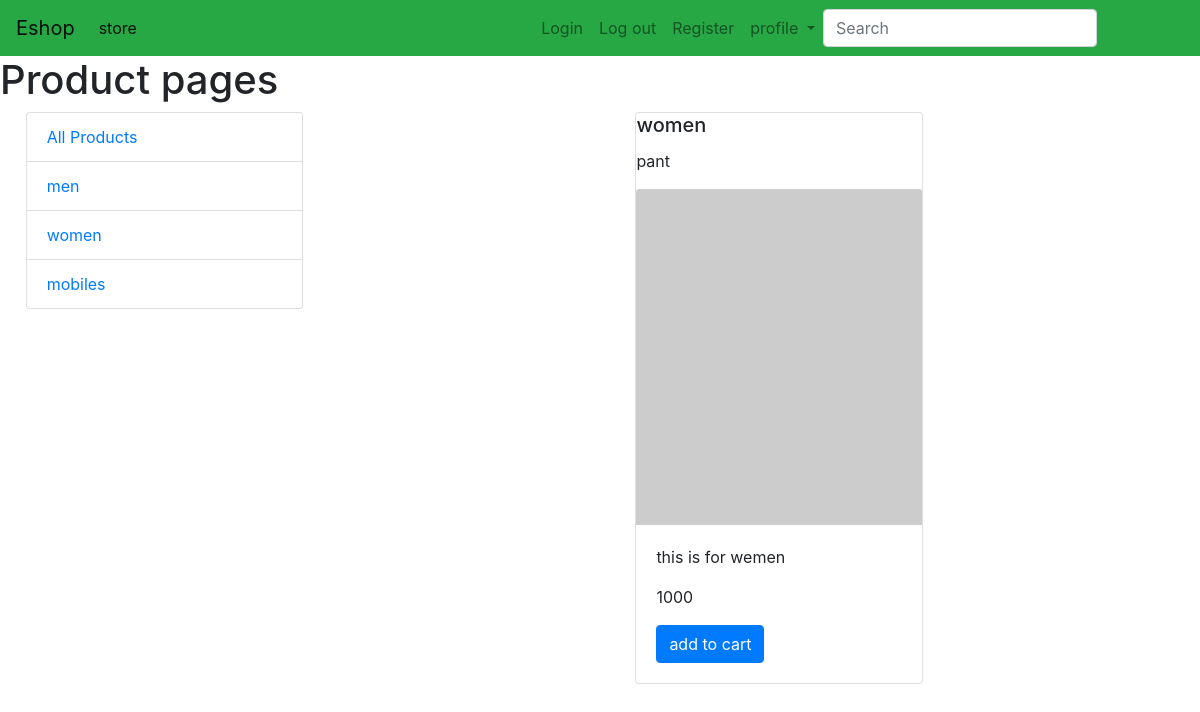
/?cat=2, run on the app's committed database.
### store/models.py (models this page shows, shortened)
class Category(models.Model):
    name = models.CharField(max_length=50)
    def __str__(self):
        return self.name

class Product(models.Model):
    name = models.CharField(max_length=50)
    price = models.IntegerField()
    des = models.TextField()
    category = models.ForeignKey(Category, on_delete=models.CASCADE,default=1)
    image = models.ImageField(upload_to='products/pics')

### store/views.py (the view)
# urls.py: 2. Add a URL to urlpatterns:  path('', views.home, name='home')
def home(request):
    items=None
    category=Category.objects.all()
    catID = request.GET.get('cat')
    if catID:
        items=Product.objects.filter(category=catID)
    else:
        items=Product.objects.all()
    context={
        'items':items,
        'category':category,
    }
    return render(request,'store/home-page.html',context)

### store/templates/store/home-page.html
{% extends 'store/base.html' %}
{% block content %}
<h1> Product pages</h1>
<div class="row">
    <div class="col-lg-3 mx-auto">
        <div class="list-group">
            <a class="list-group-item"  href="/">All Products</a>
            {% for cat in category %}
            <a class="list-group-item" href="/?cat={{ cat.id }}">{{ cat.name }}</a>
             {% endfor %}
        </div>
    </div>
    <div id="product"class="col-lg-8 mx-auto">
        <div class="row mx-auto">
    {% for product in items %}
    <div class="card mx-auto" style="width: 18rem;">
        <h5 class="card-title">{{ product.category }}</h5>
        <p class="card-text">{{ product.name }}</p>
        <img class="card-img-top"
             src="https://i.picsum.photos/id/170/200/300.jpg?hmac=8MNcDgapCZN2mHu0jnLxPWkxuwz9rq4TMQfQsYTINCk">
        <div class="card-body">
            <p class="card-text">{{ product.des }}</p>
            <p class="card-text">{{ product.price}}</p>
            <a href="#" class="btn btn-primary">add to cart</a>
        </div>
    </div>
    {% endfor %}
</div>
    </div>
</div>
{% endblock content %}

### data on the page
Category: name "men"
Category: name "women"
Category: name "mobiles"
Product: category "women", name "pant", des "this is for wemen", price "1000"
